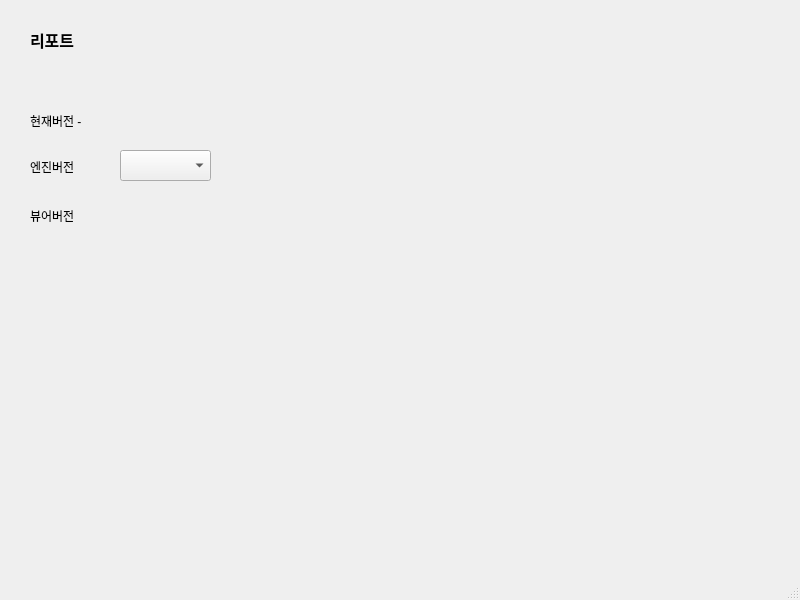
<?xml version="1.0" encoding="UTF-8"?>
<ui version="4.0">
 <class>MainWindow</class>
 <widget class="QMainWindow" name="MainWindow">
  <property name="geometry">
   <rect>
    <x>0</x>
    <y>0</y>
    <width>800</width>
    <height>600</height>
   </rect>
  </property>
  <property name="windowTitle">
   <string>MainWindow</string>
  </property>
  <widget class="QWidget" name="centralwidget">
   <widget class="QLabel" name="label">
    <property name="geometry">
     <rect>
      <x>30</x>
      <y>20</y>
      <width>121</width>
      <height>41</height>
     </rect>
    </property>
    <property name="text">
     <string>&lt;html&gt;&lt;head/&gt;&lt;body&gt;&lt;p&gt;&lt;span style=&quot; font-size:12pt; font-weight:600;&quot;&gt;리포트&lt;/span&gt;&lt;/p&gt;&lt;/body&gt;&lt;/html&gt;</string>
    </property>
   </widget>
   <widget class="QLabel" name="label_2">
    <property name="geometry">
     <rect>
      <x>30</x>
      <y>151</y>
      <width>71</width>
      <height>31</height>
     </rect>
    </property>
    <property name="text">
     <string>엔진버전</string>
    </property>
   </widget>
   <widget class="QLabel" name="label_3">
    <property name="geometry">
     <rect>
      <x>30</x>
      <y>200</y>
      <width>71</width>
      <height>31</height>
     </rect>
    </property>
    <property name="text">
     <string>뷰어버전</string>
    </property>
   </widget>
   <widget class="QLabel" name="label_4">
    <property name="geometry">
     <rect>
      <x>30</x>
      <y>110</y>
      <width>191</width>
      <height>21</height>
     </rect>
    </property>
    <property name="text">
     <string>현재버전 - </string>
    </property>
   </widget>
   <widget class="QComboBox" name="comboBox">
    <property name="geometry">
     <rect>
      <x>120</x>
      <y>150</y>
      <width>91</width>
      <height>31</height>
     </rect>
    </property>
   </widget>
  </widget>
  <widget class="QMenuBar" name="menubar">
   <property name="geometry">
    <rect>
     <x>0</x>
     <y>0</y>
     <width>800</width>
     <height>22</height>
    </rect>
   </property>
  </widget>
  <widget class="QStatusBar" name="statusbar"/>
 </widget>
 <resources/>
 <connections/>
</ui>
